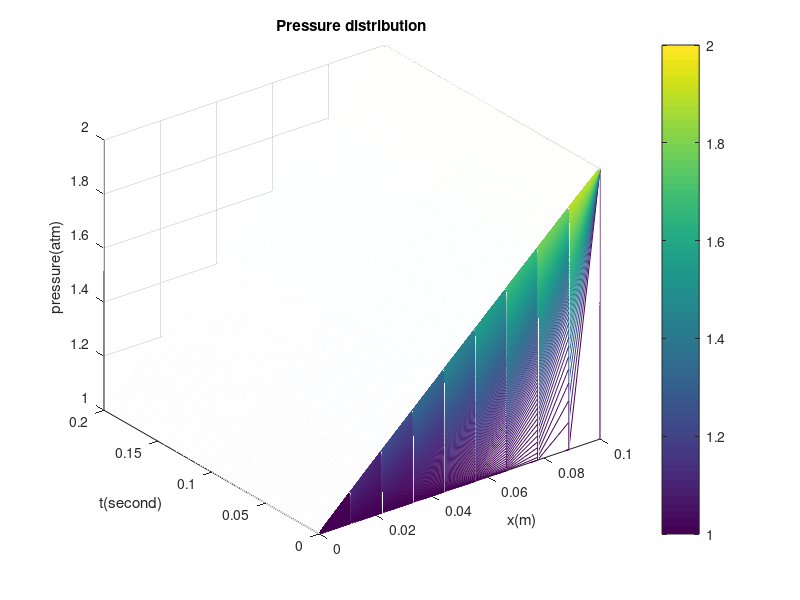
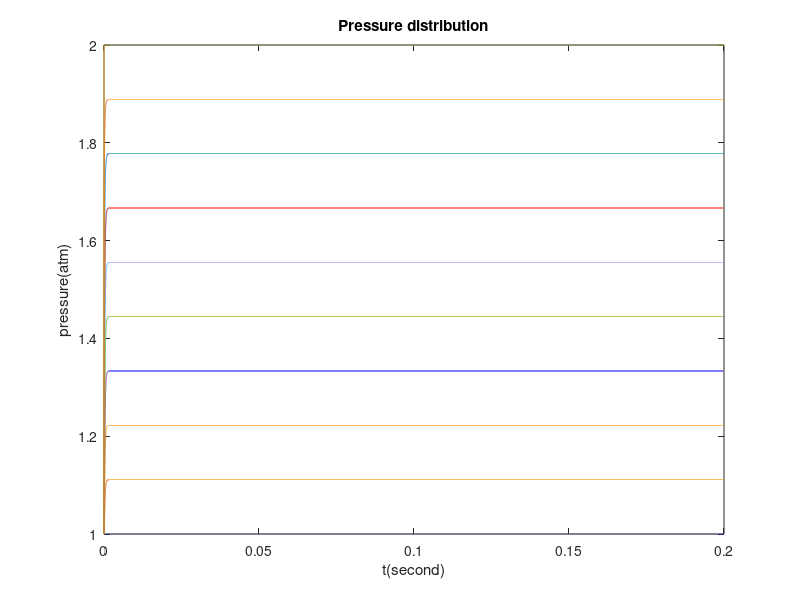
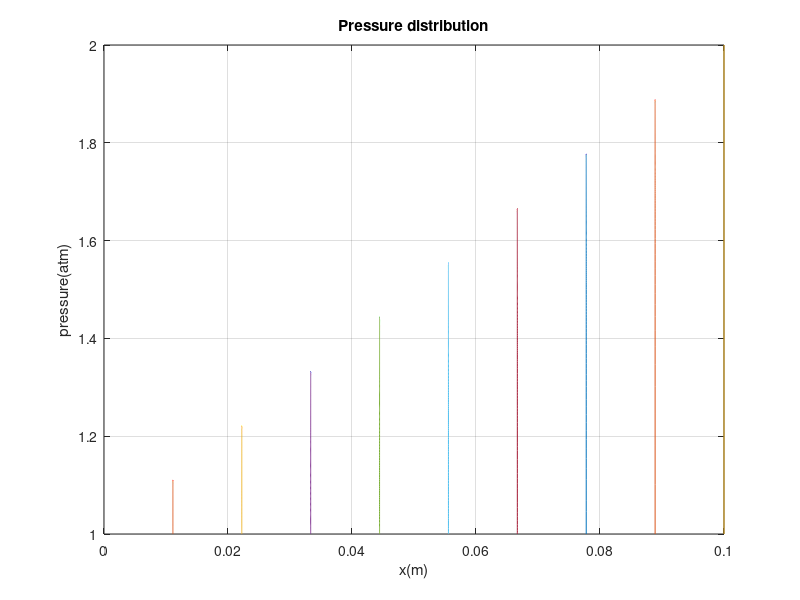
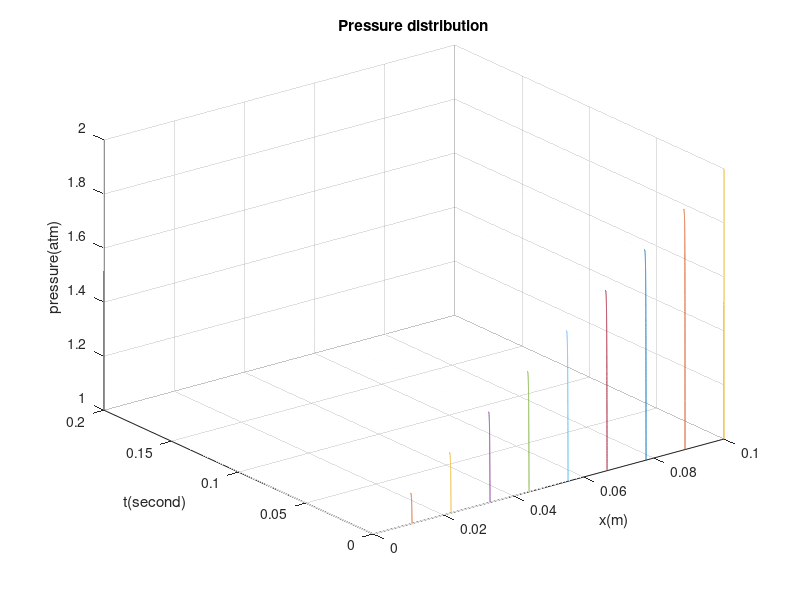

Recreate these plots in MATLAB, in order.
% IN THE NAME OF GOD
%% DOCUMENT TITLE: Explicit solution of the one-dimensional diffusion equation
% this program will be able to consider pressure distribution with explicit formulations
%%
clear
close all
clc

%%% Initialize & Define Parameters
fi=0.2; % porosity
k=9.86923*10^(-13); % permeability (m^2)
N=10; % number of layer
PL=2; % pressure of left (atm)
Pr=1; % pressure of right (atm)
P0=1; % pressure initial (atm)
mio=0.001; % viscosity (pa*s)
ct=(10^(-4))./(1.013*10^(5)); % Compressibility (pa^-1)
L=0.1; % lenght(m)
tmax=0.2; % maximum time (sec)
deltat=.0000025; % Time step (sec)
t=0:deltat:tmax;

eta=k./(mio*fi*ct); % hydraulic diffusivity
x=linspace(0,L,10);
deltax=x(1,2)-x(1,1); % grid size
P=zeros(length(t),length(x));

%%% Initial Condition & Boundary Condition
for n=1
    for i=1:length(x)
        
   P(n,i)=P0;
        
    end
end

for n=1:length(t)-1
    
    for i=2:length(x)-1
        
P(n+1,1)=Pr;

P(n+1,end)=PL;

P(n+1,i)=P(n,i)+(deltat.*eta./(deltax.^2)).*(P(n,i+1)+P(n,i-1)-2.*P(n,i));

    end
end

%%% plot section
[T,X]=meshgrid(0:deltax:L,0:deltat:tmax);
Z=P;

figure 
mesh(T,X,Z)
colorbar
xlabel('x(m)')
ylabel('t(second)')
zlabel('pressure(atm)')
title('Pressure distribution');

figure
plot(X,Z)
xlabel('t(second)')
ylabel('pressure(atm)')
title('Pressure distribution');

figure
plot(T,Z)
xlabel('x(m)')
ylabel('pressure(atm)')
title('Pressure distribution');
grid on

figure
plot3(T,X,Z)
xlabel('x(m)')
ylabel('t(second)')
zlabel('pressure(atm)')
title('Pressure distribution');
grid on

figure
surf(T,X,Z)
colorbar
xlabel('x(m)')
ylabel('t(second)')
zlabel('pressure(atm)')
title('Pressure distribution');
